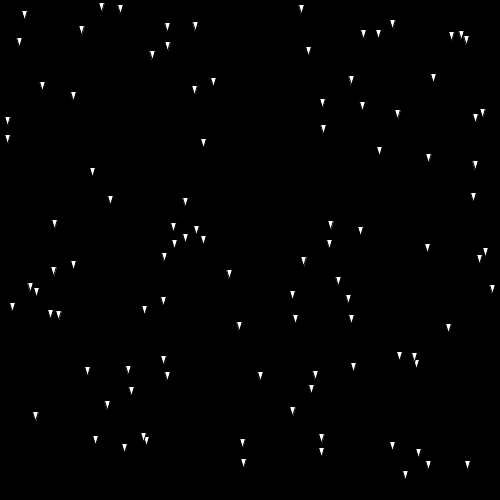
Frame 1 (no input)
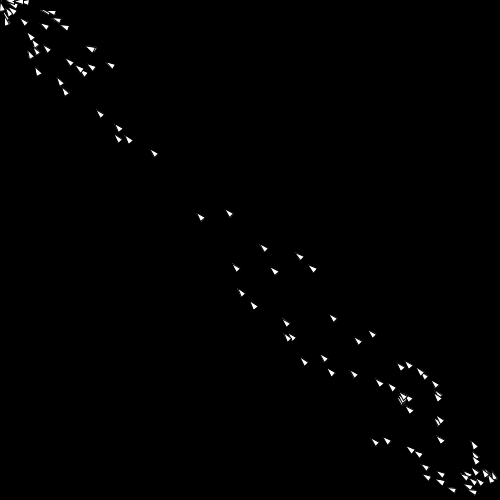
Frame 60 (the mouse pressed at the canvas centre just before this capture)
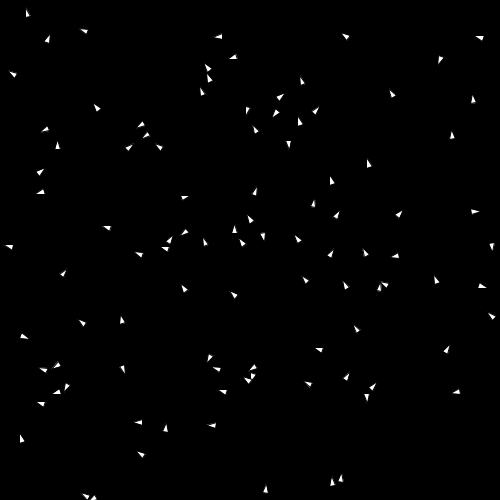
Frame 120 (the mouse held since frame 60 and released just before this capture)

The Processing sketch that drew these frames (run headless with seeded random() and noise(); from frame 60 on, the mouse is pressed at the canvas centre):

// Processing sketch: triangles
// ── triangles.pde
ArrayList<Mover> m;

void setup() {
  size(500,500);
  m = new ArrayList<Mover>();
  for(int i=0; i<100; i++) {
    m.add(new Mover());
  }
}

void draw() {
  background(0);
  for(int i=0; i<m.size(); i++) {
    Mover m1 = m.get(i);
    m1.show();
    m1.move();
  }
}

class Mover {
  PVector A = PVector.random2D();
  PVector V = new PVector(0,0);
  PVector F = new PVector(random(width), random(height));
  
  float direction() {
    float angle = -atan2(V.x, V.y);
    return angle;
  }
  
  void show() {
    fill(255);
    pushMatrix();
    translate(F.x, F.y);
    rotate(direction());
    triangle(0 , 5, -3, -5, 3, -5);
    popMatrix();
    
  }
  
  void move() {
    edgeDetect();
    if(mousePressed == false) {
    seekA();
    } else randomA();
    V.add(A);
    V.limit(8);
    A.mult(0);
    F.add(V);
  }
  
  void edgeDetect() {
   if(F.x<0) F.x+=width;
   else if(F.x>width) F.x=0;
   else if(F.y<0) F.y+=height;
   else if(F.y>height) F.y=0;
  }
  
  void randomA() {
   A = PVector.random2D(); 
  }
  
  void seekA() {
    PVector mouseLoc = new PVector(mouseX, mouseY);
      mouseLoc.sub(F);
      mouseLoc.setMag(1);
      A = mouseLoc;
  }
}
